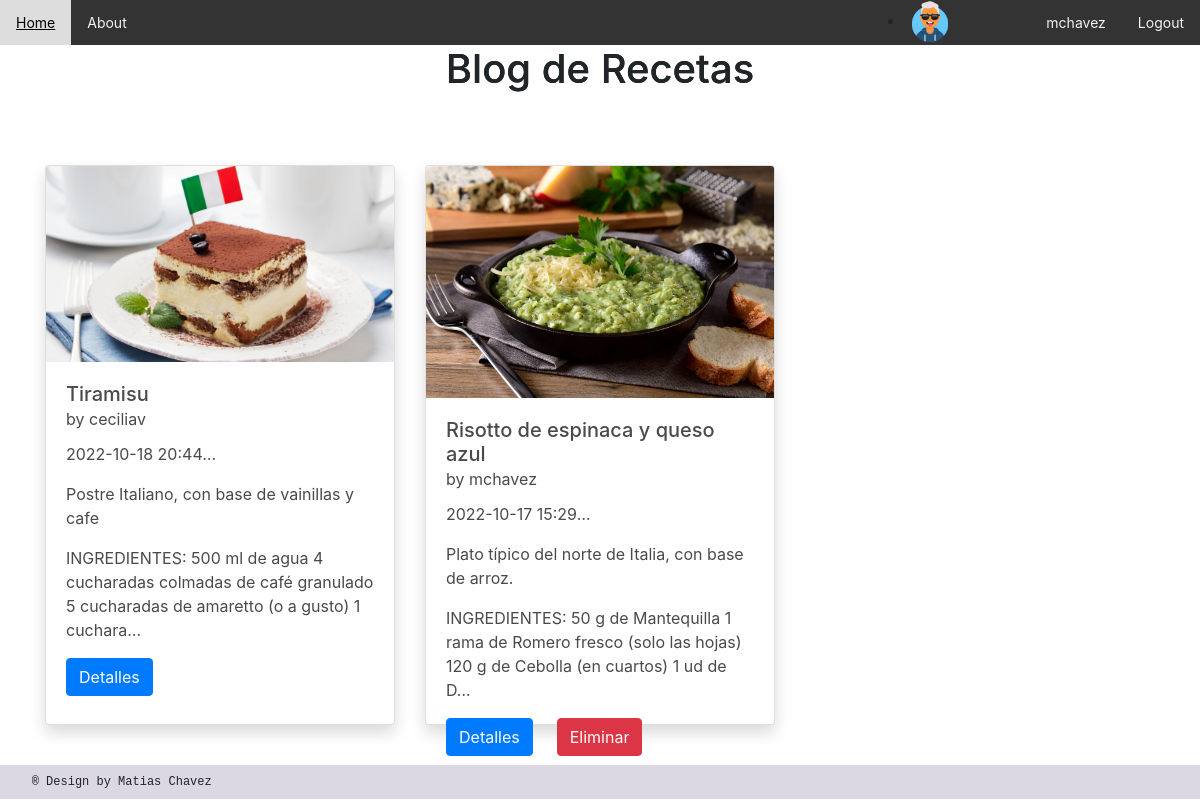
The page /AppGlobal/home (signed in) on the database its author committed.
### AppGlobal/models.py (models this page shows, shortened)
class Blog(models.Model):
   titulo = models.CharField(max_length=60, unique=True)
   slug = AutoSlugField(populate_from='titulo',editable=True, always_update=True)
   descripcion = models.CharField(max_length=120, unique=True)
   body = models.TextField()
   publish_date = models.DateTimeField(auto_now_add=True)
   image = models.ImageField(upload_to='imagenes', null = True, blank = True)
   author= models.ForeignKey(User, on_delete=models.CASCADE, default = '0')

### AppGlobal/views.py (the view)
# urls.py: path('home', home),
def home(request):
    avatar = Avatar.objects.filter(user = request.user.id)
    try:
        avatar = avatar[0].image.url
    except:
        avatar = None
    posts = Blog.objects.all()
    posts = Blog.objects.filter().order_by('-publish_date')
    return render(request, 'home.html', {'avatar':avatar,'posts':posts})

### AppGlobal/templates/home.html (shortened to what this page needs)
<!DOCTYPE html>
<html lang="en">
<head>
    {% load static %}
    <link href="https://cdnjs.cloudflare.com/ajax/libs/font-awesome/5.15.3/css/all.min.css" rel="stylesheet" />
    <link href="https://cdn.jsdelivr.net/npm/bootstrap@5.2.2/dist/css/bootstrap.min.css" rel="stylesheet">
    <link rel="stylesheet" href="{%static 'css/myestilo.css'%}">
    <link rel="stylesheet" href="{% static 'css/bulma.min.css' %}">
    <link rel="stylesheet" href="{% static 'css/style.css' %}">
    <link href="//maxcdn.bootstrapcdn.com/bootstrap/4.1.1/css/bootstrap.min.css" rel="stylesheet" id="bootstrap-css">
    <link href="https://cdn.jsdelivr.net/npm/bootstrap@5.0.2/dist/css/bootstrap.min.css" rel="stylesheet">
    <link rel="stylesheet" href="https://maxcdn.bootstrapcdn.com/bootstrap/4.0.0/css/bootstrap.min.css">
</head>
<header>
    <div class="topnav">
        <a href="/AppGlobal/home">Home</a>
        <a href="/AppGlobal/about">About</a>
        <div class="topnav-right">
            {% if request.user.is_authenticated  %}
            <li class="nav-item" style="position: absolute; right: 250px">
                <img src="{{ avatar }}" width="40px">
            </li>
            <a href="/AppGlobal/perfil">{{ user.username }}</a>
            <a href="/AppGlobal/logout">Logout</a>
            {% else %}
            <a href="/AppGlobal/login">Login</a>
            <a href="/AppGlobal/registro">Registro</a>
            {% endif %}
        </div>
      </div>
</header>
<h1>Blog de Recetas</h1>
{% block body %}
<div class="mb-20 -mx-6 is-relative" style="height: 384px;">
<div class="container mt-5 mb-3">
    <div class="row">
        {% for post in posts %}
        <div class="col-lg-4 my-4">
            <div class="card shadow" style="width: 28rem; height: 35rem;">
                <img src="/media/{{post.image}}" class="card-img-top" alt="..." height="120px">
                <div class="card-body">
                  <h5 class="card-title">{{post.titulo}} <br><small>by {{post.author}}</small></h5>
                  <p class="card-text">{{post.publish_date| truncatechars:17}}</p>
                  <p class="card-text">{{post.descripcion| truncatechars:120}}</p>
                  <p class="card-text">{{post.body| truncatechars:120}}</p>
                  <a href="{% url 'post_detail' post.slug  %}" class="btn btn-primary">Detalles {% if user.is_authenticated and user == post.author %}<a href="/AppGlobal/CRUD/delete_blog/{{post.slug}}" class="btn btn-danger mx-4">Eliminar</a>{% endif %}</a>
                </div>
              </div>
        </div>
        {% endfor %}
    </div>
</div>
    {% endblock %}
<footer>
    <p class="pFooter"> ®  Design by Matias Chavez </p>
    </footer>

### AppGlobal/static/css/myestilo.css (style rules this page uses)
.topnav { background-color: #333; overflow: hidden; }
.topnav a { float: left; color: #f2f2f2; text-align: center; padding: 12px 16px; text-decoration: none; font-size: 14px; }
.topnav-right { float: right; }
footer { background-color: #dbd8e3; padding: 8px; }
.pFooter { font-family: monospace; font-size: 12px; margin-left: 2%; margin-top: auto; margin-bottom: auto; }
h1 { font-size: 40px; font-weight: 800; background-image: linear-gradient(90deg, rgba(0,36,1,1) 61%, rgba(10,93,62,1) 100%, rgba(0,212,255,1) 100%); color: transparent; background-clip: text; -webkit-background-clip: text; margin-left: auto; position: relative; text-align: center; padding: .5% }

### AppGlobal/static/css/style.css (style rules this page uses)
* { box-sizing:border-box }

### rows shown on the page
Blog: image (picture), titulo "Tiramisu", author "ceciliav", publish_date "2022-10-18 20:44…", descripcion "Postre Italiano, con base de vainillas y cafe", body "INGREDIENTES: 500 ml de agua 4 cucharadas colmadas de café granulado 5 cucharadas de amaretto (o a gusto) 1 cuchara…"
Blog: image (picture), titulo "Risotto de espinaca y queso azul", author "mchavez", publish_date "2022-10-17 15:29…", descripcion "Plato típico del norte de Italia, con base de arroz.", body "INGREDIENTES: 50 g de Mantequilla 1 rama de Romero fresco (solo las hojas) 120 g de Cebolla (en cuartos) 1 ud de D…"

### other values the page prints
{{ user.username }} "mchavez"
